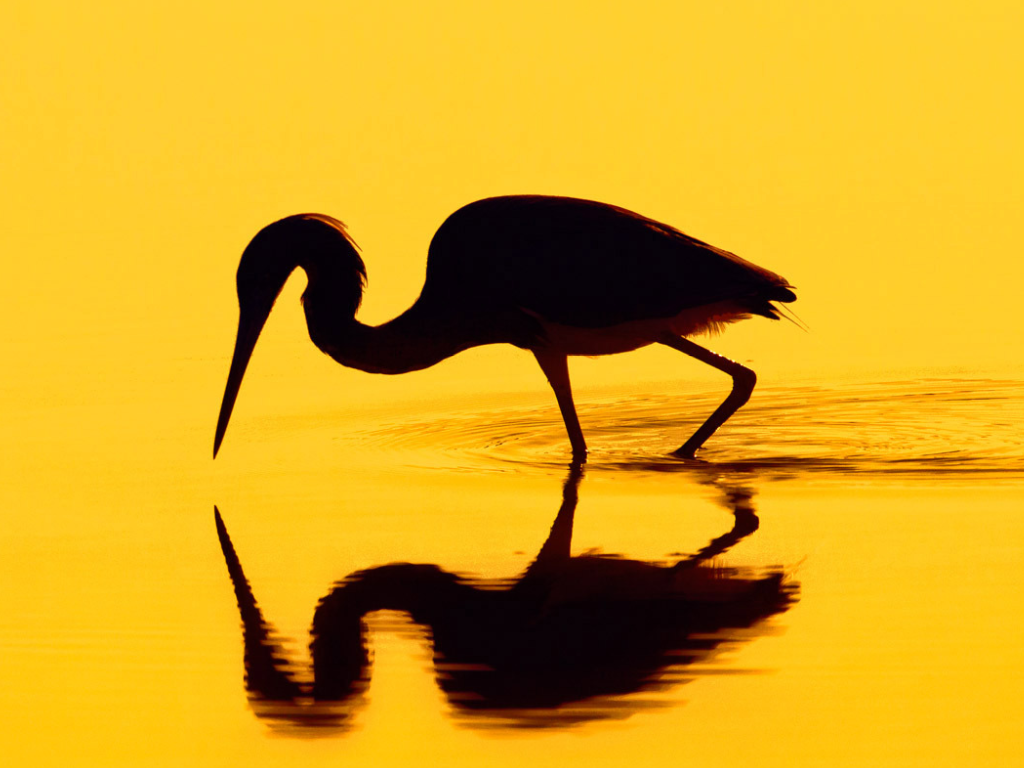
#> input picture Code/jupyter_notebook/animal.png, 1024 x 768 px
$ jupyter execute --allow-errors Edge_detect_Sobel.ipynb
#> lines starting #> are read from the running program, lines starting #| are printed output that depends on the picture
[cell 1]
from pynq import Overlay, GPIO, Register
from pynq import Xlnk
import numpy as np
import os
import inspect
class streamOverlay(Overlay):
    """A simple Stream Overlay for PYNQ.

    This overlay is implemented with a single Streaming HLS Core fed by
    a DMA Engine

    """
    __RESET_VALUE = 0
    __NRESET_VALUE = 1

    """For convenince, we define register offsets that are scraped from
    the filt1d implementation header files.

    """
    __FILT1D_AP_CTRL_OFF = 0x00
    __FILT1D_AP_CTRL_START_IDX = 0
    __FILT1D_AP_CTRL_DONE_IDX  = 1
    __FILT1D_AP_CTRL_IDLE_IDX  = 2
    __FILT1D_AP_CTRL_READY_IDX = 3

    __FILT1D_GIE_OFF     = 0x04
    __FILT1D_IER_OFF     = 0x08
    __FILT1D_ISR_OFF     = 0x0C
    __FILT1D_COEFF_OFFS  = [0x10, 0x18, 0x20, 0x28,
                            0x30, 0x38, 0x40, 0x48,
                            0x50]
    __FILT1D_OPTION_OFF  = 0x58
    # [119 lines left out: functions __init__, __start, __stop, nreset, reset, run and 1 more, not called in this run]

#> (a cell that did not finish here is left out)

[cell 3]
from PIL import Image
rgb = Image.open("animal.png")
#> rgb is the input picture: PIL image 1024x768 RGB; mean R, G, B 215.2, 165.8, 29.2
print(rgb)
#| <PIL.PngImagePlugin.PngImageFile image mode=RGB size=1024x768 at 0x7F90EE6B7F50>
bw = rgb.convert("L")
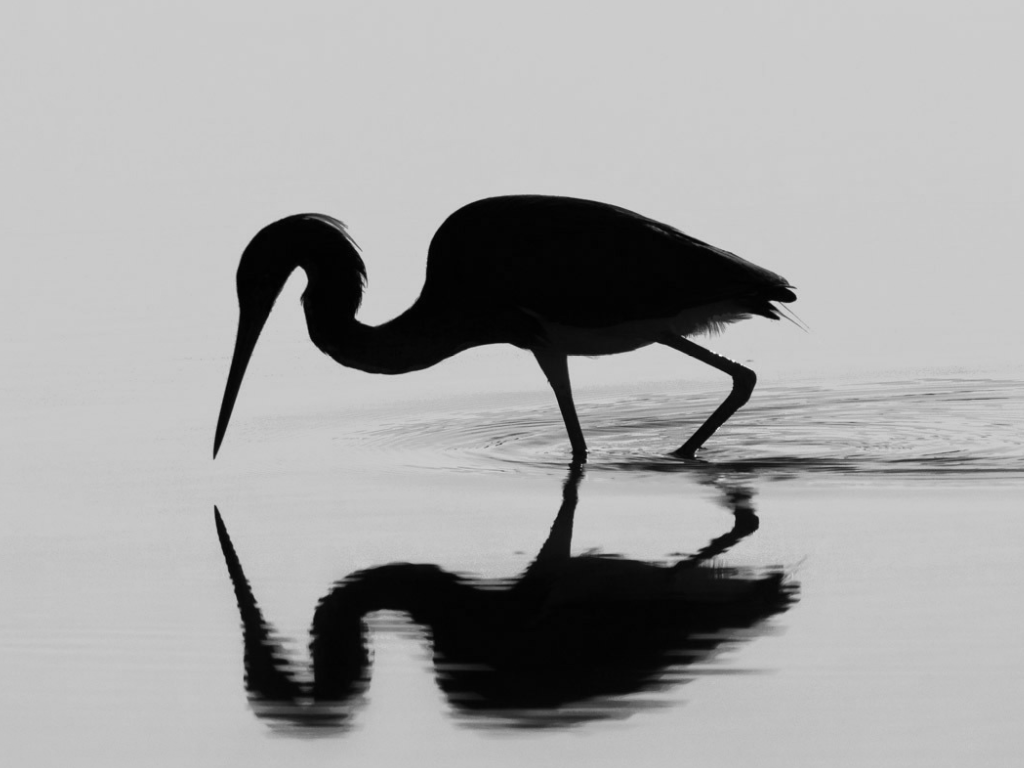
#> bw: PIL image 1024x768 L; min 0, max 251, mean 165
print(bw)
#| <PIL.Image.Image image mode=L size=1024x768 at 0x7F90EE6B8490>
rgb
